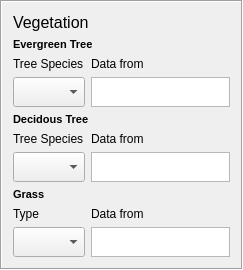
    <widget class="QFrame" name="VegFrame">
     <property name="frameShape">
      <enum>QFrame::Box</enum>
     </property>
     <property name="frameShadow">
      <enum>QFrame::Sunken</enum>
     </property>
     <layout class="QGridLayout" name="gridLayout_9">
      <item row="2" column="0">
       <layout class="QGridLayout" name="gridLayout_7">
        <item row="0" column="0">
         <widget class="QLabel" name="label_52">
          <property name="text">
           <string>Tree Species</string>
          </property>
         </widget>
        </item>
        <item row="1" column="0">
         <widget class="QComboBox" name="comboBoxEvrType">
          <property name="sizePolicy">
           <sizepolicy hsizetype="Preferred" vsizetype="Preferred">
            <horstretch>0</horstretch>
            <verstretch>0</verstretch>
           </sizepolicy>
          </property>
          <property name="toolTip">
           <string/>
          </property>
         </widget>
        </item>
        <item row="0" column="1">
         <widget class="QLabel" name="label_53">
          <property name="text">
           <string>Data from</string>
          </property>
         </widget>
        </item>
        <item row="1" column="1">
         <widget class="QTextBrowser" name="textBrowserEvrFrom">
          <property name="enabled">
           <bool>true</bool>
          </property>
          <property name="sizePolicy">
           <sizepolicy hsizetype="Preferred" vsizetype="Fixed">
            <horstretch>0</horstretch>
            <verstretch>0</verstretch>
           </sizepolicy>
          </property>
          <property name="minimumSize">
           <size>
            <width>0</width>
            <height>30</height>
           </size>
          </property>
          <property name="maximumSize">
           <size>
            <width>139</width>
            <height>30</height>
           </size>
          </property>
         </widget>
        </item>
       </layout>
      </item>
      <item row="6" column="0">
       <layout class="QGridLayout" name="gridLayout_10">
        <item row="0" column="0">
         <widget class="QLabel" name="label_60">
          <property name="text">
           <string>Type</string>
          </property>
         </widget>
        </item>
        <item row="1" column="0">
         <widget class="QComboBox" name="comboBoxGrassType">
          <property name="sizePolicy">
           <sizepolicy hsizetype="Preferred" vsizetype="Preferred">
            <horstretch>0</horstretch>
            <verstretch>0</verstretch>
           </sizepolicy>
          </property>
          <property name="toolTip">
           <string/>
          </property>
         </widget>
        </item>
        <item row="0" column="1">
         <widget class="QLabel" name="label_61">
          <property name="text">
           <string>Data from</string>
          </property>
         </widget>
        </item>
        <item row="1" column="1">
         <widget class="QTextBrowser" name="textBrowserGrassFrom">
          <property name="enabled">
           <bool>true</bool>
          </property>
          <property name="sizePolicy">
           <sizepolicy hsizetype="Preferred" vsizetype="Fixed">
            <horstretch>0</horstretch>
            <verstretch>0</verstretch>
           </sizepolicy>
          </property>
          <property name="minimumSize">
           <size>
            <width>0</width>
            <height>30</height>
           </size>
          </property>
          <property name="maximumSize">
           <size>
            <width>139</width>
            <height>30</height>
           </size>
          </property>
         </widget>
        </item>
       </layout>
      </item>
      <item row="3" column="0">
       <widget class="QLabel" name="label_55">
        <property name="text">
         <string>&lt;!DOCTYPE HTML PUBLIC &quot;-//W3C//DTD HTML 4.0//EN&quot; &quot;http://www.w3.org/TR/REC-html40/strict.dtd&quot;&gt;
&lt;html&gt;&lt;head&gt;&lt;meta name=&quot;qrichtext&quot; content=&quot;1&quot; /&gt;&lt;style type=&quot;text/css&quot;&gt;
p, li { white-space: pre-wrap; }
&lt;/style&gt;&lt;/head&gt;&lt;body style=&quot; font-family:'MS Shell Dlg 2'; font-size:8pt; font-weight:400; font-style:normal;&quot;&gt;
&lt;p style=&quot; margin-top:0px; margin-bottom:0px; margin-left:0px; margin-right:0px; -qt-block-indent:0; text-indent:0px;&quot;&gt;&lt;span style=&quot; font-weight:600;&quot;&gt;Decidous Tree&lt;/span&gt;&lt;/p&gt;&lt;/body&gt;&lt;/html&gt;</string>
        </property>
       </widget>
      </item>
      <item row="0" column="0">
       <widget class="QLabel" name="label_22">
        <property name="text">
         <string>&lt;!DOCTYPE HTML PUBLIC &quot;-//W3C//DTD HTML 4.0//EN&quot; &quot;http://www.w3.org/TR/REC-html40/strict.dtd&quot;&gt;
&lt;html&gt;&lt;head&gt;&lt;meta name=&quot;qrichtext&quot; content=&quot;1&quot; /&gt;&lt;style type=&quot;text/css&quot;&gt;
p, li { white-space: pre-wrap; }
&lt;/style&gt;&lt;/head&gt;&lt;body style=&quot; font-family:'MS Shell Dlg 2'; font-size:8pt; font-weight:400; font-style:normal;&quot;&gt;
&lt;p style=&quot; margin-top:0px; margin-bottom:0px; margin-left:0px; margin-right:0px; -qt-block-indent:0; text-indent:0px;&quot;&gt;&lt;span style=&quot; font-size:12pt;&quot;&gt;Vegetation&lt;/span&gt;&lt;/p&gt;&lt;/body&gt;&lt;/html&gt;</string>
        </property>
       </widget>
      </item>
      <item row="5" column="0">
       <widget class="QLabel" name="label_56">
        <property name="text">
         <string>&lt;!DOCTYPE HTML PUBLIC &quot;-//W3C//DTD HTML 4.0//EN&quot; &quot;http://www.w3.org/TR/REC-html40/strict.dtd&quot;&gt;
&lt;html&gt;&lt;head&gt;&lt;meta name=&quot;qrichtext&quot; content=&quot;1&quot; /&gt;&lt;style type=&quot;text/css&quot;&gt;
p, li { white-space: pre-wrap; }
&lt;/style&gt;&lt;/head&gt;&lt;body style=&quot; font-family:'MS Shell Dlg 2'; font-size:8pt; font-weight:400; font-style:normal;&quot;&gt;
&lt;p style=&quot; margin-top:0px; margin-bottom:0px; margin-left:0px; margin-right:0px; -qt-block-indent:0; text-indent:0px;&quot;&gt;&lt;span style=&quot; font-weight:600;&quot;&gt;Grass&lt;/span&gt;&lt;/p&gt;&lt;/body&gt;&lt;/html&gt;</string>
        </property>
       </widget>
      </item>
      <item row="1" column="0">
       <widget class="QLabel" name="label_23">
        <property name="text">
         <string>&lt;!DOCTYPE HTML PUBLIC &quot;-//W3C//DTD HTML 4.0//EN&quot; &quot;http://www.w3.org/TR/REC-html40/strict.dtd&quot;&gt;
&lt;html&gt;&lt;head&gt;&lt;meta name=&quot;qrichtext&quot; content=&quot;1&quot; /&gt;&lt;style type=&quot;text/css&quot;&gt;
p, li { white-space: pre-wrap; }
&lt;/style&gt;&lt;/head&gt;&lt;body style=&quot; font-family:'MS Shell Dlg 2'; font-size:8pt; font-weight:400; font-style:normal;&quot;&gt;
&lt;p style=&quot; margin-top:0px; margin-bottom:0px; margin-left:0px; margin-right:0px; -qt-block-indent:0; text-indent:0px;&quot;&gt;&lt;span style=&quot; font-weight:600;&quot;&gt;Evergreen Tree&lt;/span&gt;&lt;/p&gt;&lt;/body&gt;&lt;/html&gt;</string>
        </property>
       </widget>
      </item>
      <item row="4" column="0">
       <layout class="QGridLayout" name="gridLayout_8">
        <item row="0" column="0">
         <widget class="QLabel" name="label_58">
          <property name="text">
           <string>Tree Species</string>
          </property>
         </widget>
        </item>
        <item row="1" column="0">
         <widget class="QComboBox" name="comboBoxDecType">
          <property name="sizePolicy">
           <sizepolicy hsizetype="Preferred" vsizetype="Preferred">
            <horstretch>0</horstretch>
            <verstretch>0</verstretch>
           </sizepolicy>
          </property>
          <property name="toolTip">
           <string/>
          </property>
         </widget>
        </item>
        <item row="0" column="1">
         <widget class="QLabel" name="label_59">
          <property name="text">
           <string>Data from</string>
          </property>
         </widget>
        </item>
        <item row="1" column="1">
         <widget class="QTextBrowser" name="textBrowserDecFrom">
          <property name="enabled">
           <bool>true</bool>
          </property>
          <property name="sizePolicy">
           <sizepolicy hsizetype="Preferred" vsizetype="Fixed">
            <horstretch>0</horstretch>
            <verstretch>0</verstretch>
           </sizepolicy>
          </property>
          <property name="minimumSize">
           <size>
            <width>0</width>
            <height>30</height>
           </size>
          </property>
          <property name="maximumSize">
           <size>
            <width>139</width>
            <height>30</height>
           </size>
          </property>
         </widget>
        </item>
       </layout>
      </item>
     </layout>
    </widget>
